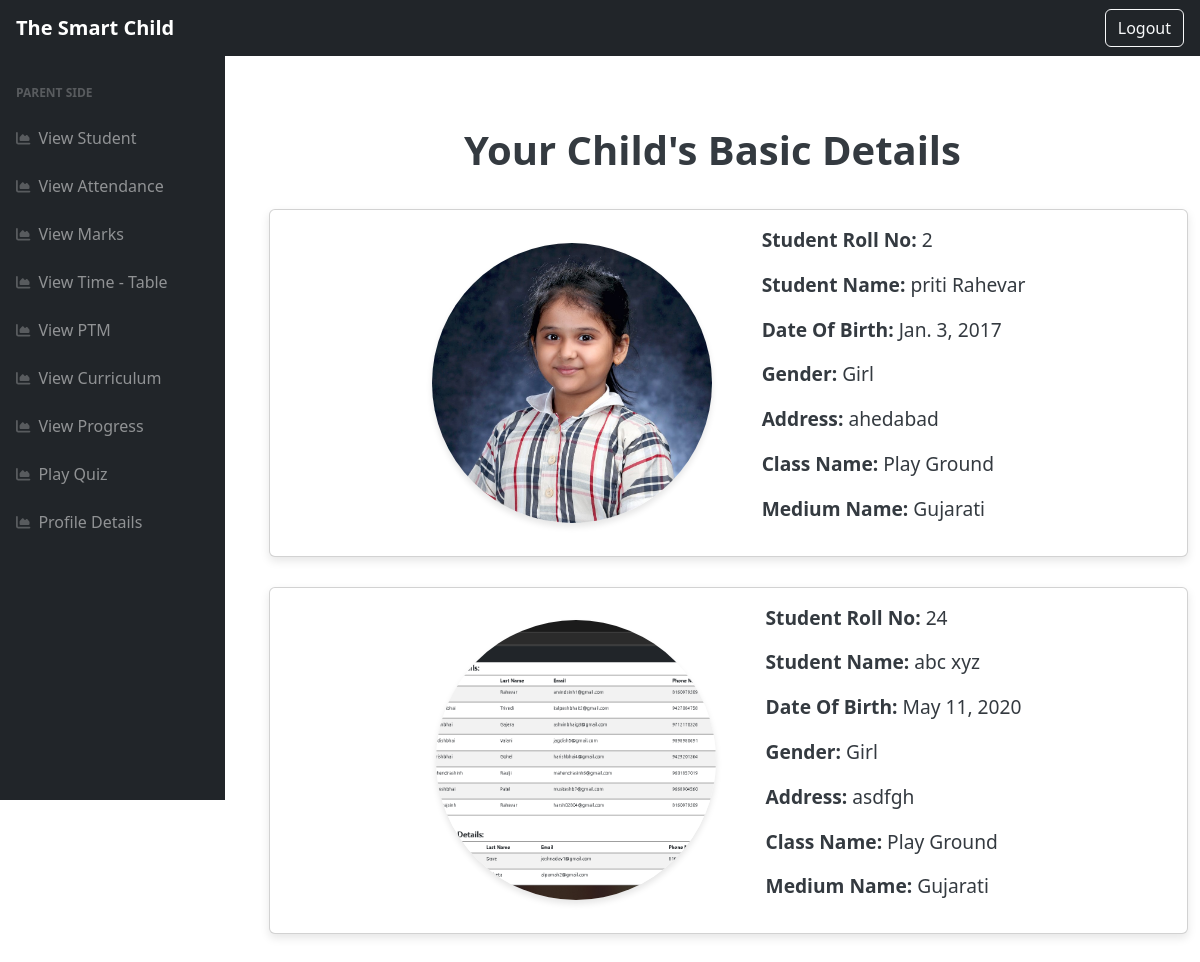
Screenshot of /parent_view_student/ (signed in) with the database file from the repository.
### school/models.py (models this page shows, shortened)
class Student(models.Model):
    Medium=[('English','English'),('Gujarati','Gujarati')]
    gn=[('Boy','Boy'),('Girl','Girl')]
    stu_img=models.ImageField(upload_to='students/',default='')
    roll_no=models.PositiveIntegerField(default=None,null=True)
    enroll_date=models.DateField()
    fname=models.CharField(max_length=30)
    lname=models.CharField(max_length=30)
    dob=models.DateField(null=True)
    gender=models.CharField(max_length=15,choices=gn,default='')
    address=models.TextField(default='Ahemdabad')
    cls_name=models.ForeignKey('Class',on_delete=models.CASCADE,default='')
    medium_name=models.CharField(max_length=30,choices=Medium,default='English')
    fee=models.PositiveIntegerField(null=True)
    fee_status=models.CharField(max_length=20,choices=[('Paid','Paid'),('Unpaid','Unpaid')],default='Unpaid',null=True)
    phone_no=models.CharField(max_length=20,default=None,null=True)
    acd_year=models.CharField(max_length=20,null=True)
    parent=models.ForeignKey('Parent',on_delete=models.CASCADE,null=True)
    class Meta:
        ordering =['roll_no']

class Class(models.Model):
    c_name=models.CharField(max_length=30)
    def __str__(self) -> str:
        return self.c_name

### school/views.py (the view)
# urls.py: path('parent_view_student/', parent_view_student,name='parent_view_student'),
@login_required(login_url='/login_page')
@user_passes_test(is_parent)
def parent_view_student(request):
     students = Student.objects.filter(parent__p_user__parent_user=request.user)
     return render(request,'parent_view_student.html',{'students':students})

### school/views.py (called while the page is built)
def is_parent(user):
    return user.groups.filter(name='parent').exists()

### templates/parent_view_student.html (shortened to what this page needs)
<!DOCTYPE html>
<html lang="en">
<head>
    <link rel="stylesheet" href="https://cdn.jsdelivr.net/npm/bootstrap@4.0.0/dist/css/bootstrap.min.css">
</head>
<body class="sb-nav-fixed">
    <nav class="sb-topnav navbar navbar-expand navbar-dark">
        <a class="navbar-brand ps-3" href="index.html">The Smart Child</a>
        <button class="btn btn-link btn-sm order-1 order-lg-0 me-4 me-lg-0" id="sidebarToggle"></button>
    </nav>
    {% include "parent_sidebar.html" %}
    <div id="layoutSidenav_content">
        <main>
            <div class="container">
                <div class="heading" style="margin-top: 50px; margin-bottom: 35px;">
                    <h1>Your Child's Basic Details</h1>
                </div>
                <ul>
                    {% for i in students %}
                        <div class="card p-3">
                            <div class="dis">
                                <div class="student-info">
                                    <img src='/media/{{i.stu_img}}' class="student-image">
                                    <div class="student-details">
                                        <p><strong>Student Roll No:</strong> {{ i.roll_no }}</p>
                                        <p><strong>Student Name:</strong> {{ i.fname }} {{ i.lname }}</p>
                                        <p><strong>Date Of Birth:</strong> {{ i.dob }}</p>
                                        <p><strong>Gender:</strong> {{ i.gender }}</p>
                                        <p><strong>Address:</strong> {{ i.address }}</p>
                                        <p><strong>Class Name:</strong> {{ i.cls_name }}</p>
                                        <p><strong>Medium Name:</strong> {{ i.medium_name }}</p>
                                    </div>
                                </div>
                            </div>
                        </div>
                    {% endfor %}
                </ul>
            </div>
        </main>
    </div>
</body>
</html>

### templates/parent_view_student.html (style rules this page uses)
body { background-color: #f8f9fa; font-family: 'Arial', sans-serif; }
.navbar { background-color: #343a40; }
.navbar-brand { color: #ffffff !important; font-weight: bold; font-size: 1.5rem; transition: all 0.3s ease; }
.container { padding: 20px; }
.heading h1 { color: #343a40; font-weight: bold; margin-bottom: 30px; font-size: 2.5rem; text-align: center; }
.student-info { display: flex; align-items: center; justify-content: center; transition: all 0.3s ease; }
.student-image { height: 280px; width: 280px; border-radius: 50%; object-fit: cover; margin-right: 50px; box-shadow: 0 4px 6px rgba(0, 0, 0, 0.1); transition: all 0.3s ease; }
.student-details { font-size: 1.2rem; color: #343a40; transition: all 0.3s ease; }
.card { background-color: #ffffff; border-radius: 15px; box-shadow: 0px 4px 10px rgba(0, 0, 0, 0.1); margin-bottom: 30px; transition: all 0.3s ease; }

### rows the page displays
Student: stu_img (picture), roll_no "2", fname "priti", lname "Rahevar", dob "Jan. 3, 2017", gender "Girl", address "ahedabad", cls_name "Play Ground", medium_name "Gujarati"
Student: stu_img (picture), roll_no "24", fname "abc", lname "xyz", dob "May 11, 2020", gender "Girl", address "asdfgh", cls_name "Play Ground", medium_name "Gujarati"
